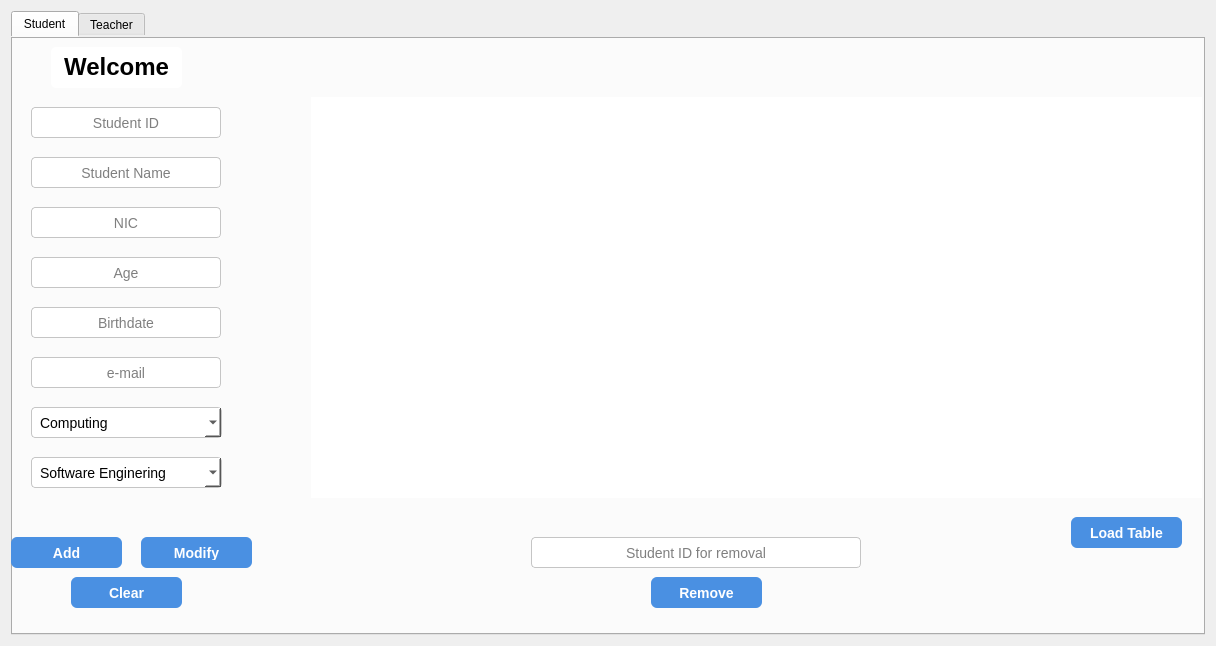
<?xml version="1.0" encoding="UTF-8"?>
<ui version="4.0">
 <class>HOD</class>
 <widget class="QDialog" name="HOD">
  <property name="geometry">
   <rect>
    <x>0</x>
    <y>0</y>
    <width>1216</width>
    <height>646</height>
   </rect>
  </property>
  <property name="windowTitle">
   <string>Dialog</string>
  </property>
  <property name="styleSheet">
   <string notr="true"/>
  </property>
  <layout class="QHBoxLayout" name="horizontalLayout">
   <item>
    <widget class="QTabWidget" name="tabWidget">
     <property name="styleSheet">
      <string notr="true">border-radius:5px;
</string>
     </property>
     <property name="currentIndex">
      <number>0</number>
     </property>
     <widget class="QWidget" name="tab">
      <attribute name="title">
       <string>Student</string>
      </attribute>
      <widget class="QLabel" name="welcomeLabel">
       <property name="geometry">
        <rect>
         <x>40</x>
         <y>10</y>
         <width>131</width>
         <height>41</height>
        </rect>
       </property>
       <property name="styleSheet">
        <string notr="true">background-color: rgb(255, 255, 255);</string>
       </property>
       <property name="text">
        <string>&lt;html&gt;&lt;head/&gt;&lt;body&gt;&lt;p align=&quot;center&quot;&gt;&lt;span style=&quot; font-size:18pt; font-weight:700;&quot;&gt;Welcome&lt;/span&gt;&lt;/p&gt;&lt;/body&gt;&lt;/html&gt;</string>
       </property>
       <property name="scaledContents">
        <bool>false</bool>
       </property>
       <property name="alignment">
        <set>Qt::AlignmentFlag::AlignCenter</set>
       </property>
      </widget>
      <widget class="QPushButton" name="addStudentButton">
       <property name="geometry">
        <rect>
         <x>0</x>
         <y>500</y>
         <width>111</width>
         <height>31</height>
        </rect>
       </property>
       <property name="styleSheet">
        <string notr="true">QPushButton {
    background-color: #4a90e2;
    color: white;
    border: none;
    padding: 8px 16px;
    border-radius: 6px;
    font-size: 14px;
    font-weight: 500;
}

QPushButton:hover {
    background-color: #5aa0f0;
}

QPushButton:pressed {
    background-color: #3a78c2;
}

QPushButton:disabled {
    background-color: #b5b5b5;
    color: #f0f0f0;
}
</string>
       </property>
       <property name="text">
        <string>Add</string>
       </property>
      </widget>
      <widget class="QPushButton" name="modifyStudentButton">
       <property name="geometry">
        <rect>
         <x>130</x>
         <y>500</y>
         <width>111</width>
         <height>31</height>
        </rect>
       </property>
       <property name="styleSheet">
        <string notr="true">QPushButton {
    background-color: #4a90e2;
    color: white;
    border: none;
    padding: 8px 16px;
    border-radius: 6px;
    font-size: 14px;
    font-weight: 500;
}

QPushButton:hover {
    background-color: #5aa0f0;
}

QPushButton:pressed {
    background-color: #3a78c2;
}

QPushButton:disabled {
    background-color: #b5b5b5;
    color: #f0f0f0;
}
</string>
       </property>
       <property name="text">
        <string>Modify</string>
       </property>
      </widget>
      <widget class="QLineEdit" name="studentIdLineEdit">
       <property name="geometry">
        <rect>
         <x>20</x>
         <y>70</y>
         <width>190</width>
         <height>31</height>
        </rect>
       </property>
       <property name="styleSheet">
        <string notr="true">QLineEdit {
    border: 1px solid #c5c5c5;
    border-radius: 4px;
    padding: 6px 8px;
    background-color: #ffffff;
    font-size: 14px;
}

QLineEdit:focus {
    border: 1px solid #4a90e2;
    background-color: #ffffff;
}

QLineEdit:disabled {
    background-color: #f0f0f0;
    color: #a0a0a0;
}
</string>
       </property>
       <property name="alignment">
        <set>Qt::AlignmentFlag::AlignCenter</set>
       </property>
       <property name="readOnly">
        <bool>false</bool>
       </property>
       <property name="placeholderText">
        <string>Student ID</string>
       </property>
      </widget>
      <widget class="QLineEdit" name="studentNameLineEdit">
       <property name="geometry">
        <rect>
         <x>20</x>
         <y>120</y>
         <width>190</width>
         <height>31</height>
        </rect>
       </property>
       <property name="styleSheet">
        <string notr="true">QLineEdit {
    border: 1px solid #c5c5c5;
    border-radius: 4px;
    padding: 6px 8px;
    background-color: #ffffff;
    font-size: 14px;
}

QLineEdit:focus {
    border: 1px solid #4a90e2;
    background-color: #ffffff;
}

QLineEdit:disabled {
    background-color: #f0f0f0;
    color: #a0a0a0;
}
</string>
       </property>
       <property name="alignment">
        <set>Qt::AlignmentFlag::AlignCenter</set>
       </property>
       <property name="placeholderText">
        <string>Student Name</string>
       </property>
      </widget>
      <widget class="QLineEdit" name="studentNicLineEdit">
       <property name="geometry">
        <rect>
         <x>20</x>
         <y>170</y>
         <width>190</width>
         <height>31</height>
        </rect>
       </property>
       <property name="styleSheet">
        <string notr="true">QLineEdit {
    border: 1px solid #c5c5c5;
    border-radius: 4px;
    padding: 6px 8px;
    background-color: #ffffff;
    font-size: 14px;
}

QLineEdit:focus {
    border: 1px solid #4a90e2;
    background-color: #ffffff;
}

QLineEdit:disabled {
    background-color: #f0f0f0;
    color: #a0a0a0;
}
</string>
       </property>
       <property name="alignment">
        <set>Qt::AlignmentFlag::AlignCenter</set>
       </property>
       <property name="placeholderText">
        <string>NIC</string>
       </property>
      </widget>
      <widget class="QLineEdit" name="studentAgeLineEdit">
       <property name="geometry">
        <rect>
         <x>20</x>
         <y>220</y>
         <width>190</width>
         <height>31</height>
        </rect>
       </property>
       <property name="styleSheet">
        <string notr="true">QLineEdit {
    border: 1px solid #c5c5c5;
    border-radius: 4px;
    padding: 6px 8px;
    background-color: #ffffff;
    font-size: 14px;
}

QLineEdit:focus {
    border: 1px solid #4a90e2;
    background-color: #ffffff;
}

QLineEdit:disabled {
    background-color: #f0f0f0;
    color: #a0a0a0;
}
</string>
       </property>
       <property name="alignment">
        <set>Qt::AlignmentFlag::AlignCenter</set>
       </property>
       <property name="placeholderText">
        <string>Age</string>
       </property>
      </widget>
      <widget class="QLineEdit" name="studentBirthdateLineEdit">
       <property name="geometry">
        <rect>
         <x>20</x>
         <y>270</y>
         <width>190</width>
         <height>31</height>
        </rect>
       </property>
       <property name="styleSheet">
        <string notr="true">QLineEdit {
    border: 1px solid #c5c5c5;
    border-radius: 4px;
    padding: 6px 8px;
    background-color: #ffffff;
    font-size: 14px;
}

QLineEdit:focus {
    border: 1px solid #4a90e2;
    background-color: #ffffff;
}

QLineEdit:disabled {
    background-color: #f0f0f0;
    color: #a0a0a0;
}
</string>
       </property>
       <property name="alignment">
        <set>Qt::AlignmentFlag::AlignCenter</set>
       </property>
       <property name="placeholderText">
        <string>Birthdate</string>
       </property>
      </widget>
      <widget class="QLineEdit" name="studentEmailLineEdit">
       <property name="geometry">
        <rect>
         <x>20</x>
         <y>320</y>
         <width>190</width>
         <height>31</height>
        </rect>
       </property>
       <property name="styleSheet">
        <string notr="true">QLineEdit {
    border: 1px solid #c5c5c5;
    border-radius: 4px;
    padding: 6px 8px;
    background-color: #ffffff;
    font-size: 14px;
}

QLineEdit:focus {
    border: 1px solid #4a90e2;
    background-color: #ffffff;
}

QLineEdit:disabled {
    background-color: #f0f0f0;
    color: #a0a0a0;
}
</string>
       </property>
       <property name="alignment">
        <set>Qt::AlignmentFlag::AlignCenter</set>
       </property>
       <property name="placeholderText">
        <string>e-mail</string>
       </property>
      </widget>
      <widget class="QPushButton" name="removeStudentButton">
       <property name="geometry">
        <rect>
         <x>640</x>
         <y>540</y>
         <width>111</width>
         <height>31</height>
        </rect>
       </property>
       <property name="styleSheet">
        <string notr="true">QPushButton {
    background-color: #4a90e2;
    color: white;
    border: none;
    padding: 8px 16px;
    border-radius: 6px;
    font-size: 14px;
    font-weight: 500;
}

QPushButton:hover {
    background-color: #5aa0f0;
}

QPushButton:pressed {
    background-color: #3a78c2;
}

QPushButton:disabled {
    background-color: #b5b5b5;
    color: #f0f0f0;
}
</string>
       </property>
       <property name="text">
        <string>Remove</string>
       </property>
      </widget>
      <widget class="QLineEdit" name="removeStudentLineEdit">
       <property name="geometry">
        <rect>
         <x>520</x>
         <y>500</y>
         <width>330</width>
         <height>31</height>
        </rect>
       </property>
       <property name="styleSheet">
        <string notr="true">QLineEdit {
    border: 1px solid #c5c5c5;
    border-radius: 4px;
    padding: 6px 8px;
    background-color: #ffffff;
    font-size: 14px;
}

QLineEdit:focus {
    border: 1px solid #4a90e2;
    background-color: #ffffff;
}

QLineEdit:disabled {
    background-color: #f0f0f0;
    color: #a0a0a0;
}
</string>
       </property>
       <property name="alignment">
        <set>Qt::AlignmentFlag::AlignCenter</set>
       </property>
       <property name="placeholderText">
        <string>Student ID for removal</string>
       </property>
      </widget>
      <widget class="QPushButton" name="clearStudentButton">
       <property name="geometry">
        <rect>
         <x>60</x>
         <y>540</y>
         <width>111</width>
         <height>31</height>
        </rect>
       </property>
       <property name="styleSheet">
        <string notr="true">QPushButton {
    background-color: #4a90e2;
    color: white;
    border: none;
    padding: 8px 16px;
    border-radius: 6px;
    font-size: 14px;
    font-weight: 500;
}

QPushButton:hover {
    background-color: #5aa0f0;
}

QPushButton:pressed {
    background-color: #3a78c2;
}

QPushButton:disabled {
    background-color: #b5b5b5;
    color: #f0f0f0;
}
</string>
       </property>
       <property name="text">
        <string>Clear</string>
       </property>
       <property name="autoDefault">
        <bool>true</bool>
       </property>
       <property name="default">
        <bool>false</bool>
       </property>
      </widget>
      <widget class="QComboBox" name="studentDepartmentComboBox">
       <property name="geometry">
        <rect>
         <x>20</x>
         <y>370</y>
         <width>191</width>
         <height>31</height>
        </rect>
       </property>
       <property name="styleSheet">
        <string notr="true">QComboBox {
	border: 1px solid #c5c5c5;
	border-radius: 4px;
	padding: 6px 8px;
	background-color: #ffffff;
	font-size: 14px;
}</string>
       </property>
       <item>
        <property name="text">
         <string>Computing</string>
        </property>
       </item>
       <item>
        <property name="text">
         <string>Bussiness</string>
        </property>
       </item>
      </widget>
      <widget class="QComboBox" name="studentCourseComboBox">
       <property name="geometry">
        <rect>
         <x>20</x>
         <y>420</y>
         <width>191</width>
         <height>31</height>
        </rect>
       </property>
       <property name="styleSheet">
        <string notr="true">QComboBox {
	border: 1px solid #c5c5c5;
	border-radius: 4px;
	padding: 6px 8px;
	background-color: #ffffff;
	font-size: 14px;
}</string>
       </property>
       <item>
        <property name="text">
         <string>Software Enginering</string>
        </property>
       </item>
       <item>
        <property name="text">
         <string>Information Tecnolagy</string>
        </property>
       </item>
      </widget>
      <widget class="QTableView" name="studentTableView">
       <property name="geometry">
        <rect>
         <x>300</x>
         <y>60</y>
         <width>891</width>
         <height>401</height>
        </rect>
       </property>
      </widget>
      <widget class="QPushButton" name="loadTableStudentButton">
       <property name="geometry">
        <rect>
         <x>1060</x>
         <y>480</y>
         <width>111</width>
         <height>31</height>
        </rect>
       </property>
       <property name="styleSheet">
        <string notr="true">QPushButton {
    background-color: #4a90e2;
    color: white;
    border: none;
    padding: 8px 16px;
    border-radius: 6px;
    font-size: 14px;
    font-weight: 500;
}

QPushButton:hover {
    background-color: #5aa0f0;
}

QPushButton:pressed {
    background-color: #3a78c2;
}

QPushButton:disabled {
    background-color: #b5b5b5;
    color: #f0f0f0;
}
</string>
       </property>
       <property name="text">
        <string>Load Table</string>
       </property>
      </widget>
     </widget>
     <widget class="QWidget" name="tab_2">
      <attribute name="title">
       <string>Teacher</string>
      </attribute>
      <widget class="QLabel" name="welcomeLabel_2">
       <property name="geometry">
        <rect>
         <x>50</x>
         <y>40</y>
         <width>141</width>
         <height>41</height>
        </rect>
       </property>
       <property name="styleSheet">
        <string notr="true">background-color: rgb(255, 255, 255);</string>
       </property>
       <property name="text">
        <string>&lt;html&gt;&lt;head/&gt;&lt;body&gt;&lt;p align=&quot;center&quot;&gt;&lt;span style=&quot; font-size:18pt; font-weight:700;&quot;&gt;Welcome&lt;/span&gt;&lt;/p&gt;&lt;/body&gt;&lt;/html&gt;</string>
       </property>
       <property name="scaledContents">
        <bool>false</bool>
       </property>
       <property name="alignment">
        <set>Qt::AlignmentFlag::AlignCenter</set>
       </property>
      </widget>
      <widget class="QLineEdit" name="teacherIdLineEdit">
       <property name="geometry">
        <rect>
         <x>20</x>
         <y>100</y>
         <width>190</width>
         <height>31</height>
        </rect>
       </property>
       <property name="styleSheet">
        <string notr="true">QLineEdit {
    border: 1px solid #c5c5c5;
    border-radius: 4px;
    padding: 6px 8px;
    background-color: #ffffff;
    font-size: 14px;
}

QLineEdit:focus {
    border: 1px solid #4a90e2;
    background-color: #ffffff;
}

QLineEdit:disabled {
    background-color: #f0f0f0;
    color: #a0a0a0;
}
</string>
       </property>
       <property name="alignment">
        <set>Qt::AlignmentFlag::AlignCenter</set>
       </property>
       <property name="readOnly">
        <bool>false</bool>
       </property>
       <property name="placeholderText">
        <string>Teacher ID</string>
       </property>
      </widget>
      <widget class="QLineEdit" name="teacherNameLineEdit">
       <property name="geometry">
        <rect>
         <x>20</x>
         <y>160</y>
         <width>190</width>
         <height>31</height>
        </rect>
       </property>
       <property name="styleSheet">
        <string notr="true">QLineEdit {
    border: 1px solid #c5c5c5;
    border-radius: 4px;
    padding: 6px 8px;
    background-color: #ffffff;
    font-size: 14px;
}

QLineEdit:focus {
    border: 1px solid #4a90e2;
    background-color: #ffffff;
}

QLineEdit:disabled {
    background-color: #f0f0f0;
    color: #a0a0a0;
}
</string>
       </property>
       <property name="alignment">
        <set>Qt::AlignmentFlag::AlignCenter</set>
       </property>
       <property name="placeholderText">
        <string>Teacher Name</string>
       </property>
      </widget>
      <widget class="QLineEdit" name="teacherNicLineEdit">
       <property name="geometry">
        <rect>
         <x>20</x>
         <y>220</y>
         <width>190</width>
         <height>31</height>
        </rect>
       </property>
       <property name="styleSheet">
        <string notr="true">QLineEdit {
    border: 1px solid #c5c5c5;
    border-radius: 4px;
    padding: 6px 8px;
    background-color: #ffffff;
    font-size: 14px;
}

QLineEdit:focus {
    border: 1px solid #4a90e2;
    background-color: #ffffff;
}

QLineEdit:disabled {
    background-color: #f0f0f0;
    color: #a0a0a0;
}
</string>
       </property>
       <property name="alignment">
        <set>Qt::AlignmentFlag::AlignCenter</set>
       </property>
       <property name="placeholderText">
        <string>NIC</string>
       </property>
      </widget>
      <widget class="QLineEdit" name="teacherAgeLineEdit">
       <property name="geometry">
        <rect>
         <x>20</x>
         <y>280</y>
         <width>190</width>
         <height>31</height>
        </rect>
       </property>
       <property name="styleSheet">
        <string notr="true">QLineEdit {
    border: 1px solid #c5c5c5;
    border-radius: 4px;
    padding: 6px 8px;
    background-color: #ffffff;
    font-size: 14px;
}

QLineEdit:focus {
    border: 1px solid #4a90e2;
    background-color: #ffffff;
}

QLineEdit:disabled {
    background-color: #f0f0f0;
    color: #a0a0a0;
}
</string>
       </property>
       <property name="alignment">
        <set>Qt::AlignmentFlag::AlignCenter</set>
       </property>
       <property name="placeholderText">
        <string>Birthdate</string>
       </property>
      </widget>
      <widget class="QComboBox" name="teacherDepartmentComboBox">
       <property name="geometry">
        <rect>
         <x>20</x>
         <y>340</y>
         <width>191</width>
         <height>31</height>
        </rect>
       </property>
       <property name="styleSheet">
        <string notr="true">QComboBox {
	border: 1px solid #c5c5c5;
	border-radius: 4px;
	padding: 6px 8px;
	background-color: #ffffff;
	font-size: 14px;
}</string>
       </property>
       <item>
        <property name="text">
         <string>Computing</string>
        </property>
       </item>
       <item>
        <property name="text">
         <string>Bussines</string>
        </property>
       </item>
      </widget>
      <widget class="QComboBox" name="teacherCourseComboBox">
       <property name="geometry">
        <rect>
         <x>20</x>
         <y>400</y>
         <width>191</width>
         <height>31</height>
        </rect>
       </property>
       <property name="styleSheet">
        <string notr="true">QComboBox {
	border: 1px solid #c5c5c5;
	border-radius: 4px;
	padding: 6px 8px;
	background-color: #ffffff;
	font-size: 14px;
}</string>
       </property>
       <item>
        <property name="text">
         <string>Software Enginering</string>
        </property>
       </item>
       <item>
        <property name="text">
         <string>Information Tecnolagy</string>
        </property>
       </item>
      </widget>
      <widget class="QPushButton" name="addTeacherButton">
       <property name="geometry">
        <rect>
         <x>0</x>
         <y>480</y>
         <width>91</width>
         <height>31</height>
        </rect>
       </property>
       <property name="styleSheet">
        <string notr="true">QPushButton {
    background-color: #4a90e2;
    color: white;
    border: none;
    padding: 8px 16px;
    border-radius: 6px;
    font-size: 14px;
    font-weight: 500;
}

QPushButton:hover {
    background-color: #5aa0f0;
}

QPushButton:pressed {
    background-color: #3a78c2;
}

QPushButton:disabled {
    background-color: #b5b5b5;
    color: #f0f0f0;
}
</string>
       </property>
       <property name="text">
        <string>Add</string>
       </property>
      </widget>
      <widget class="QPushButton" name="modifyTeacherButton">
       <property name="geometry">
        <rect>
         <x>120</x>
         <y>480</y>
         <width>91</width>
         <height>31</height>
        </rect>
       </property>
       <property name="styleSheet">
        <string notr="true">QPushButton {
    background-color: #4a90e2;
    color: white;
    border: none;
    padding: 8px 16px;
    border-radius: 6px;
    font-size: 14px;
    font-weight: 500;
}

QPushButton:hover {
    background-color: #5aa0f0;
}

QPushButton:pressed {
    background-color: #3a78c2;
}

QPushButton:disabled {
    background-color: #b5b5b5;
    color: #f0f0f0;
}
</string>
       </property>
       <property name="text">
        <string>Modify</string>
       </property>
      </widget>
      <widget class="QPushButton" name="clearTeacherButton">
       <property name="geometry">
        <rect>
         <x>60</x>
         <y>520</y>
         <width>91</width>
         <height>31</height>
        </rect>
       </property>
       <property name="styleSheet">
        <string notr="true">QPushButton {
    background-color: #4a90e2;
    color: white;
    border: none;
    padding: 8px 16px;
    border-radius: 6px;
    font-size: 14px;
    font-weight: 500;
}

QPushButton:hover {
    background-color: #5aa0f0;
}

QPushButton:pressed {
    background-color: #3a78c2;
}

QPushButton:disabled {
    background-color: #b5b5b5;
    color: #f0f0f0;
}
</string>
       </property>
       <property name="text">
        <string>Clear</string>
       </property>
      </widget>
      <widget class="QLineEdit" name="removeTeacherLineEdit">
       <property name="geometry">
        <rect>
         <x>560</x>
         <y>470</y>
         <width>260</width>
         <height>31</height>
        </rect>
       </property>
       <property name="styleSheet">
        <string notr="true">QLineEdit {
    border: 1px solid #c5c5c5;
    border-radius: 4px;
    padding: 6px 8px;
    background-color: #ffffff;
    font-size: 14px;
}

QLineEdit:focus {
    border: 1px solid #4a90e2;
    background-color: #ffffff;
}

QLineEdit:disabled {
    background-color: #f0f0f0;
    color: #a0a0a0;
}
</string>
       </property>
       <property name="alignment">
        <set>Qt::AlignmentFlag::AlignCenter</set>
       </property>
       <property name="placeholderText">
        <string>Teacher ID for removal</string>
       </property>
      </widget>
      <widget class="QPushButton" name="removeTeacherButton">
       <property name="geometry">
        <rect>
         <x>650</x>
         <y>510</y>
         <width>91</width>
         <height>31</height>
        </rect>
       </property>
       <property name="styleSheet">
        <string notr="true">QPushButton {
    background-color: #4a90e2;
    color: white;
    border: none;
    padding: 8px 16px;
    border-radius: 6px;
    font-size: 14px;
    font-weight: 500;
}

QPushButton:hover {
    background-color: #5aa0f0;
}

QPushButton:pressed {
    background-color: #3a78c2;
}

QPushButton:disabled {
    background-color: #b5b5b5;
    color: #f0f0f0;
}
</string>
       </property>
       <property name="text">
        <string>Remove</string>
       </property>
      </widget>
      <widget class="QTableView" name="teacherTableView">
       <property name="geometry">
        <rect>
         <x>400</x>
         <y>30</y>
         <width>771</width>
         <height>411</height>
        </rect>
       </property>
      </widget>
      <widget class="QPushButton" name="loadTableTeacherButton">
       <property name="geometry">
        <rect>
         <x>1070</x>
         <y>460</y>
         <width>101</width>
         <height>31</height>
        </rect>
       </property>
       <property name="styleSheet">
        <string notr="true">QPushButton {
    background-color: #4a90e2;
    color: white;
    border: none;
    padding: 8px 16px;
    border-radius: 6px;
    font-size: 14px;
    font-weight: 500;
}

QPushButton:hover {
    background-color: #5aa0f0;
}

QPushButton:pressed {
    background-color: #3a78c2;
}

QPushButton:disabled {
    background-color: #b5b5b5;
    color: #f0f0f0;
}
</string>
       </property>
       <property name="text">
        <string>Load Table</string>
       </property>
      </widget>
     </widget>
    </widget>
   </item>
  </layout>
 </widget>
 <resources/>
 <connections/>
</ui>
